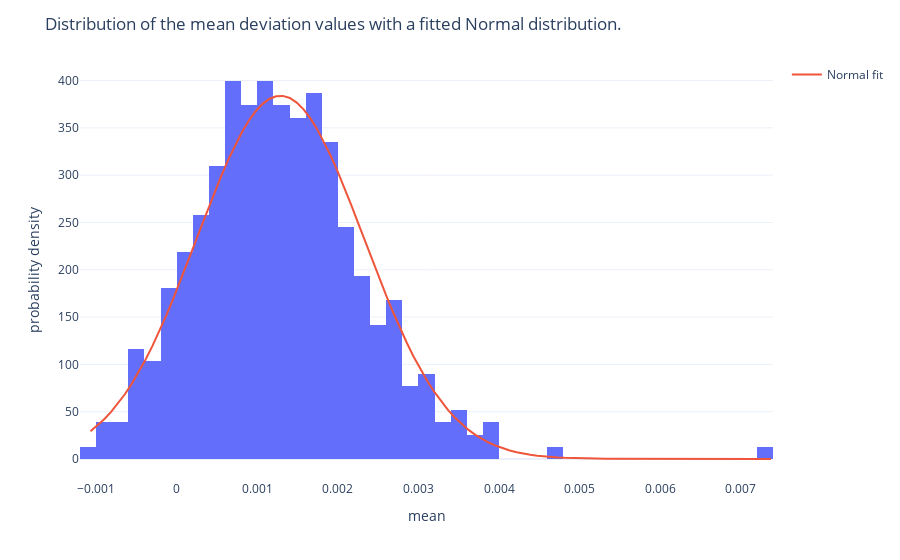

Here is the notebook cell this chart was saved with:
### Markdown cell above
After this basic analysis was conducted, we can start to graph the distribution of values to get a better feel for the data.

This is also, i believe, the right moment to explain, why I used a probability density fit instead of simple probabilities for my figures. If you look at the y axis of the graph below you will see that it is labeled "counts" and shows values up to 300. These are not actual counts after all we only have 500 companies to analyze. The Scipy (Scientific Python) package is the most used python package for handling the fitting of distributions. Its prefered fit is the probability densitiy function (pdf) which is defined as the derivative of the cumulative probability function if the cdf is continuous. This means that the sum of the areas of all bars in the graph is equal to one. This is also the default behavior of my plotting library Plotly. Since no information is lost I do not see anything wrong with using these standards for my notebook. 

I will also use this opportunity to give a short walkthrough of how I plotted these distributions and the fitted curves. 
1. The first step is always to create the dataframe containing the necessary data and making sure its manipulations does not impact the undelying data
2. Next, I create an arraay of evenly spaced x values between the min and max values of the relevant distribution.
3. I obtain the fitted parameters using Scipy.
4. I generate the y values for my array from 2.
5. I plot the distribution using plotly.
6. Lastly I add the fitted values as a line chart.

The process is the same for all following distributions and fitted curves.

### Code cell
# 1.
df_hist_one = descr_statistics.transpose()
# 2.
sample_line = np.linspace(df_hist_one["mean"].min(), df_hist_one["mean"].max(), 100)
# 3.
params = stats.norm.fit(df_hist_one["mean"])
# 4.
probab_one = stats.norm.pdf(sample_line, params[0], params[1])
# 5.
fig_five = px.histogram(df_hist_one, x="mean", histnorm="probability density")
# 6.
fig_five.add_trace(
    go.Scatter(x=sample_line, y=probab_one, mode="lines", name="Normal fit")
)
# print(params)
fig_five.update_layout(
    title="Distribution of the mean deviation values with a fitted Normal distribution."
)
fig_five.show()

### Figure 1 — Plotly figure (JSON) as saved in the notebook; plotly's stock layout.template omitted (floating-point values rounded to 4 significant figures; data arrays with more than 128 entries replaced by an {"elided": "..."} marker saying what was removed)
{"data": [{"alignmentgroup": "True", "bingroup": "x", "histnorm": "probability density", "hovertemplate": "mean=%{x}<br>probability density=%{y}<extra></extra>", "legendgroup": "", "marker": {"color": "#636efa"}, "name": "", "offsetgroup": "", "orientation": "v", "showlegend": false, "type": "histogram", "x": {"elided": "388 float values"}, "xaxis": "x", "yaxis": "y"}, {"mode": "lines", "name": "Normal fit", "type": "scatter", "x": [-0.00107, -0.0009846, -0.0008993, -0.000814, -0.0007287, -0.0006434, -0.0005581, -0.0004728, -0.0003875, -0.0003022, -0.0002169, -0.0001316, -4.632e-05, 3.898e-05, 0.0001243, 0.0002096, 0.0002949, 0.0003802, 0.0004655, 0.0005508, 0.0006361, 0.0007214, 0.0008066, 0.0008919, 0.0009772, 0.001063, 0.001148, 0.001233, 0.001318, 0.001404, 0.001489, 0.001574, 0.00166, 0.001745, 0.00183, 0.001916, 0.002001, 0.002086, 0.002171, 0.002257, 0.002342, 0.002427, 0.002513, 0.002598, 0.002683, 0.002768, 0.002854, 0.002939, 0.003024, 0.00311, 0.003195, 0.00328, 0.003366, 0.003451, 0.003536, 0.003621, 0.003707, 0.003792, 0.003877, 0.003963, 0.004048, 0.004133, 0.004219, 0.004304, 0.004389, 0.004474, 0.00456, 0.004645, 0.00473, 0.004816, 0.004901, 0.004986, 0.005071, 0.005157, 0.005242, 0.005327, 0.005413, 0.005498, 0.005583, 0.005669, 0.005754, 0.005839, 0.005924, 0.00601, 0.006095, 0.00618, 0.006266, 0.006351, 0.006436, 0.006522, 0.006607, 0.006692, 0.006777, 0.006863, 0.006948, 0.007033, 0.007119, 0.007204, 0.007289, 0.007374], "y": [29.35, 35.23, 42.01, 49.76, 58.55, 68.42, 79.42, 91.57, 104.9, 119.3, 134.8, 151.3, 168.6, 186.7, 205.4, 224.4, 243.5, 262.4, 281.0, 298.8, 315.6, 331.1, 345.1, 357.2, 367.3, 375.1, 380.5, 383.4, 383.7, 381.5, 376.7, 369.5, 360.0, 348.3, 334.8, 319.7, 303.2, 285.6, 267.2, 248.3, 229.2, 210.2, 191.4, 173.2, 155.6, 138.9, 123.1, 108.4, 94.83, 82.39, 71.1, 60.95, 51.89, 43.88, 36.86, 30.76, 25.49, 20.99, 17.16, 13.94, 11.24, 9.01, 7.171, 5.669, 4.452, 3.473, 2.691, 2.071, 1.583, 1.202, 0.9064, 0.679, 0.5052, 0.3734, 0.2741, 0.1999, 0.1448, 0.1042, 0.07443, 0.05283, 0.03725, 0.02608, 0.01814, 0.01254, 0.008603, 0.005865, 0.003971, 0.002671, 0.001784, 0.001184, 0.0007803, 0.0005108, 0.0003322, 0.0002146, 0.0001377, 8.772e-05, 5.553e-05, 3.491e-05, 2.18e-05, 1.352e-05]}], "layout": {"barmode": "relative", "legend": {"tracegroupgap": 0}, "margin": {"t": 60}, "title": {"text": "Distribution of the mean deviation values with a fitted Normal distribution."}, "xaxis": {"anchor": "y", "domain": [0, 1], "title": {"text": "mean"}}, "yaxis": {"anchor": "x", "domain": [0, 1], "title": {"text": "probability density"}}}}
